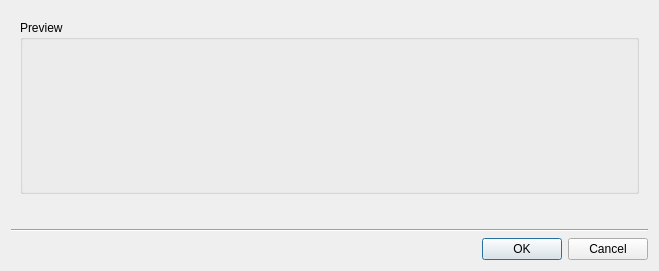
<?xml version="1.0" encoding="UTF-8"?>
<ui version="4.0">
 <class>QnAttachToVideowallDialog</class>
 <widget class="QDialog" name="QnAttachToVideowallDialog">
  <property name="geometry">
   <rect>
    <x>0</x>
    <y>0</y>
    <width>659</width>
    <height>271</height>
   </rect>
  </property>
  <property name="windowTitle">
   <string>Attach to Video Wall...</string>
  </property>
  <layout class="QVBoxLayout" name="verticalLayout">
   <item>
    <widget class="QWidget" name="widget" native="true">
     <layout class="QVBoxLayout" name="verticalLayout_2" stretch="1,0">
      <item>
       <widget class="QGroupBox" name="previewGroupBox">
        <property name="title">
         <string>Preview</string>
        </property>
        <layout class="QVBoxLayout" name="verticalLayout_4">
         <item>
          <widget class="QnVideowallManageWidget" name="manageWidget" native="true"/>
         </item>
        </layout>
       </widget>
      </item>
      <item>
       <widget class="QLabel" name="licensesLabel">
        <property name="text">
         <string notr="true">&lt;Licenses usage text&gt;</string>
        </property>
       </widget>
      </item>
     </layout>
    </widget>
   </item>
   <item>
    <widget class="Line" name="line">
     <property name="orientation">
      <enum>Qt::Horizontal</enum>
     </property>
    </widget>
   </item>
   <item>
    <widget class="QDialogButtonBox" name="buttonBox">
     <property name="orientation">
      <enum>Qt::Horizontal</enum>
     </property>
     <property name="standardButtons">
      <set>QDialogButtonBox::Cancel|QDialogButtonBox::Ok</set>
     </property>
    </widget>
   </item>
  </layout>
 </widget>
 <customwidgets>
  <customwidget>
   <class>QnVideowallManageWidget</class>
   <extends>QWidget</extends>
   <header location="global">ui/widgets/videowall_manage_widget.h</header>
   <container>1</container>
  </customwidget>
 </customwidgets>
 <resources/>
 <connections>
  <connection>
   <sender>buttonBox</sender>
   <signal>accepted()</signal>
   <receiver>QnAttachToVideowallDialog</receiver>
   <slot>accept()</slot>
   <hints>
    <hint type="sourcelabel">
     <x>248</x>
     <y>254</y>
    </hint>
    <hint type="destinationlabel">
     <x>157</x>
     <y>274</y>
    </hint>
   </hints>
  </connection>
  <connection>
   <sender>buttonBox</sender>
   <signal>rejected()</signal>
   <receiver>QnAttachToVideowallDialog</receiver>
   <slot>reject()</slot>
   <hints>
    <hint type="sourcelabel">
     <x>316</x>
     <y>260</y>
    </hint>
    <hint type="destinationlabel">
     <x>286</x>
     <y>274</y>
    </hint>
   </hints>
  </connection>
 </connections>
</ui>
